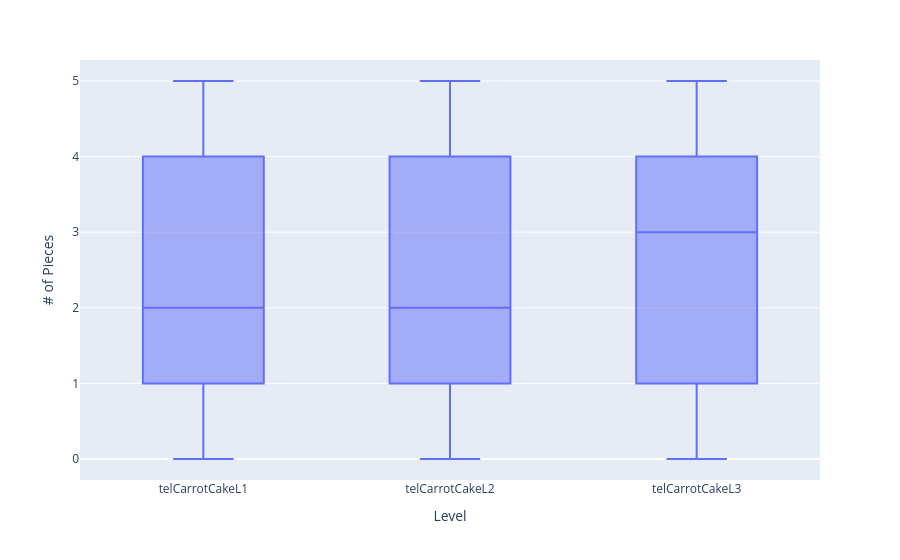

Source (notebook cell):
### Code cell
fig = px.box(scouted_data, y=["telCarrotCakeL1", "telCarrotCakeL2", "telCarrotCakeL3"], labels={"value": "# of Pieces", "variable": "Level"}) 
fig

### Figure 1 — Plotly figure (JSON) as saved in the notebook; plotly's stock layout.template omitted (floating-point values rounded to 4 significant figures; data arrays with more than 128 entries replaced by an {"elided": "..."} marker saying what was removed)
{"data": [{"alignmentgroup": "True", "hovertemplate": "Level=%{x}<br># of Pieces=%{y}<extra></extra>", "legendgroup": "", "marker": {"color": "#636efa"}, "name": "", "notched": false, "offsetgroup": "", "orientation": "v", "showlegend": false, "type": "box", "x": {"elided": "504 str values"}, "x0": " ", "xaxis": "x", "y": {"elided": "504 int values"}, "y0": " ", "yaxis": "y"}], "layout": {"boxmode": "group", "legend": {"tracegroupgap": 0}, "margin": {"t": 60}, "xaxis": {"anchor": "y", "domain": [0, 1], "title": {"text": "Level"}}, "yaxis": {"anchor": "x", "domain": [0, 1], "title": {"text": "# of Pieces"}}}}
